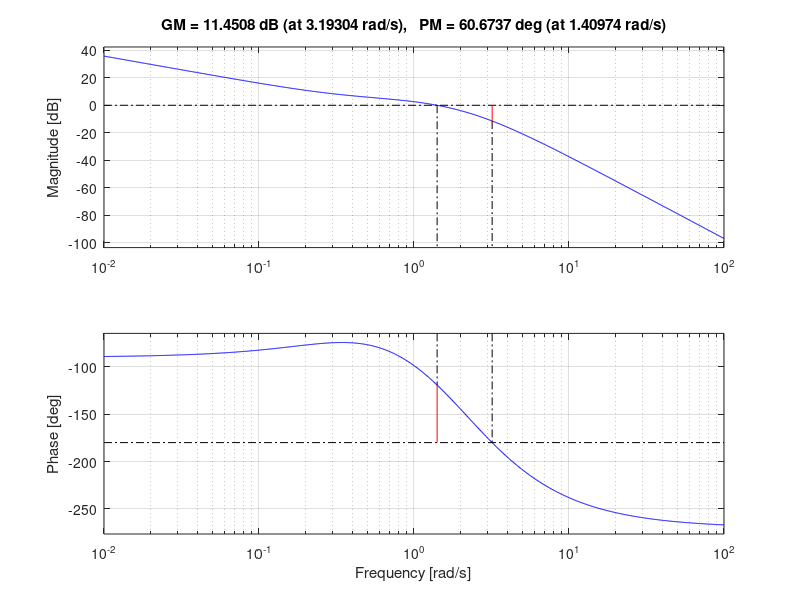

MATLAB code for this plot:
%% Primera parte
close all
clear all
clc

s = tf('s');

G = 60/(s+2)^3;
H = 1;

%Gbc = G/(1+G*H);
% Es mejor usar feedback

%Gbc = feedback(G,H,-1);

%step(Gbc)
%Gbc = feedback(2.53*G,H,-1);
Gbc = feedback(G/s,H,-1);
rlocus(G/s)
step(Gbc)


%% Segunda parte

close all
clear all
clc

s = tf('s');

kd = 1.2;
G = 60/(s+2)^3;

margin(G*kd)

Td = tand(42)/3.65;
GPD = kd*(Td*s+1);

margin(GPD*G)
%% Tercera parte

close all
clear all
clc

s = tf('s');

G = 60/(s+2)^3;

Ki = 10^(-12.5/20);
Ti = 1/0.346;
Gpi = (Ki/(Ti*s))*(Ti*s+1);

margin(G*Gpi)


